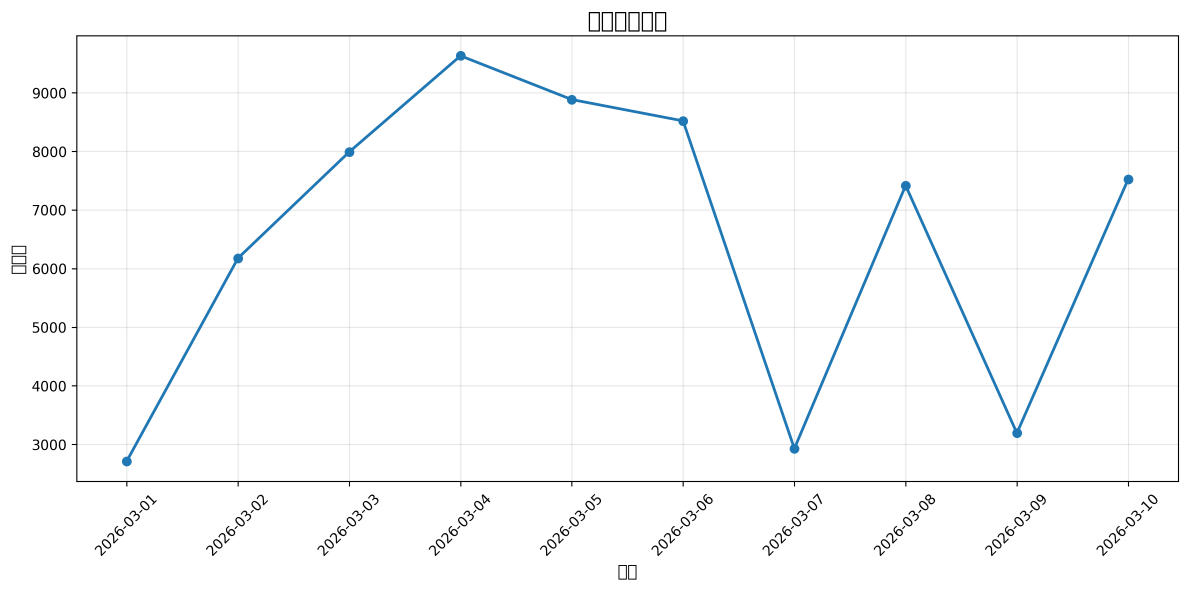
#> input picture sales_analyzer/sales_line_chart.png, 3564 x 1769 px (shown at 1/3 size)
$ python compress_images.py
#> lines starting #> are read from the running program, lines starting #| are printed output that depends on the picture
#!/usr/bin/env python3
"""
压缩图片以适应飞书发送
"""

from PIL import Image
import os

def compress_image(input_path, output_path, quality=85, max_size=(800, 600)):
    """
    压缩图片

    Args:
        input_path: 输入图片路径
        output_path: 输出图片路径
        quality: JPEG质量 (1-100)
        max_size: 最大尺寸 (width, height)
    """
#> called with input_path = 'sales_line_chart.png', output_path = 'sales_line_chart_compressed.png', quality = 80, max_size = (800, 600)
    try:
        with Image.open(input_path) as img:
            # 转换为RGB模式（如果是RGBA）
#> img is the input picture: PIL image 3564x1769 RGBA; mean R, G, B, A 250, 250.7, 251.2, 255
            if img.mode in ('RGBA', 'LA', 'P'):
                # 创建白色背景
                background = Image.new('RGB', img.size, (255, 255, 255))
#> background: PIL image 3564x1769 RGB; every value is 255
                if img.mode == 'P':
                    img = img.convert('RGBA')
                background.paste(img, mask=img.split()[-1] if img.mode == 'RGBA' else None)
                img = background

            # 调整大小
            img.thumbnail(max_size, Image.Resampling.LANCZOS)
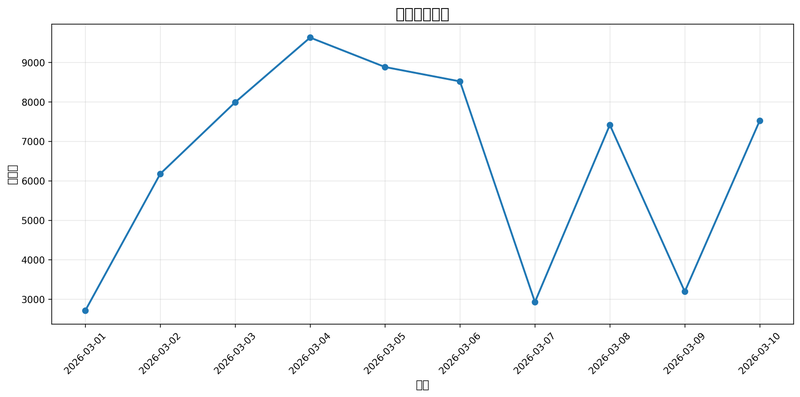
#> img: PIL image 800x397 RGB; mean R, G, B 249.5, 250.3, 250.8

            # 保存压缩后的图片
            img.save(output_path, 'PNG', optimize=True, quality=quality)
            print(f"✅ 压缩完成: {input_path} -> {output_path}")
            print(f"   原始大小: {os.path.getsize(input_path)} bytes")
            print(f"   压缩后: {os.path.getsize(output_path)} bytes")

    except Exception as e:
        print(f"❌ 压缩失败: {e}")

if __name__ == "__main__":
    # 压缩折线图
    compress_image(
        "sales_line_chart.png",
        "sales_line_chart_compressed.png",
        quality=80,
        max_size=(800, 600)
    )

    # 压缩柱状图
    compress_image(
        "sales_bar_chart.png",
        "sales_bar_chart_compressed.png",
        quality=80,
        max_size=(800, 600)
    )
#> call 2 of compress_image, with input_path = 'sales_bar_chart.png', output_path = 'sales_bar_chart_compressed.png', quality = 80, max_size = (800, 600)
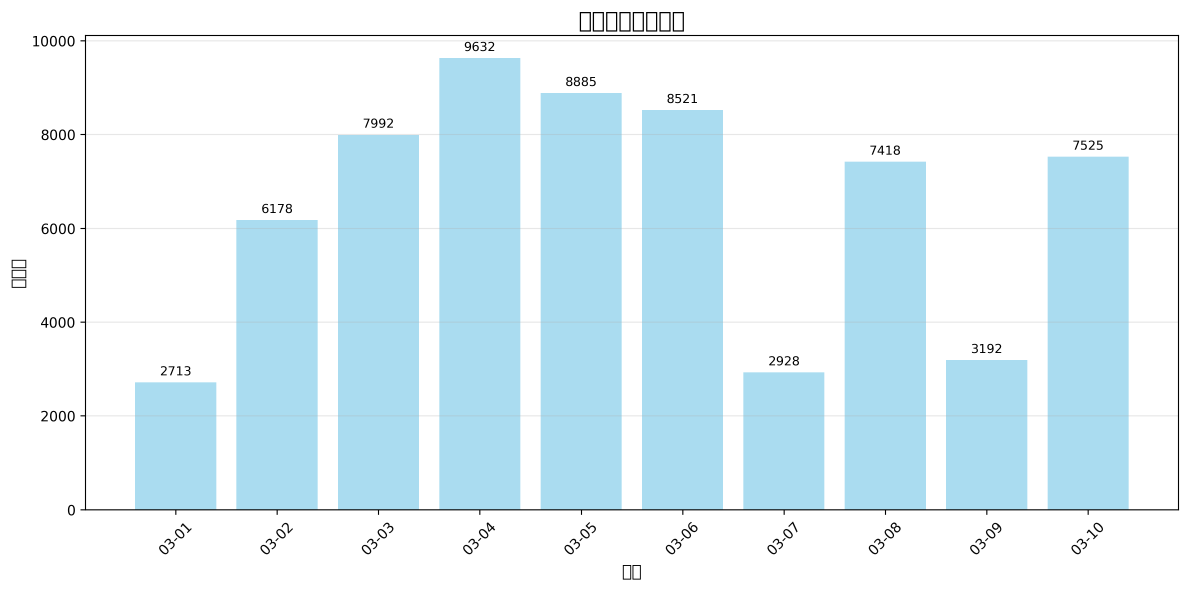
#> input picture sales_analyzer/sales_bar_chart.png, 3564 x 1768 px (shown at 1/3 size)
#> in compress_image, img is the input picture: PIL image 3564x1768 RGBA; mean R, G, B, A 222.3, 239.9, 246.9, 255
#> in compress_image (call 2), `background = Image.new('RGB', img.size, (255, 255, 255))`: background: PIL image 3564x1768 RGB; every value is 255
#> in compress_image (call 2), `img.thumbnail(max_size, Image.Resampling.LANCZOS)`:
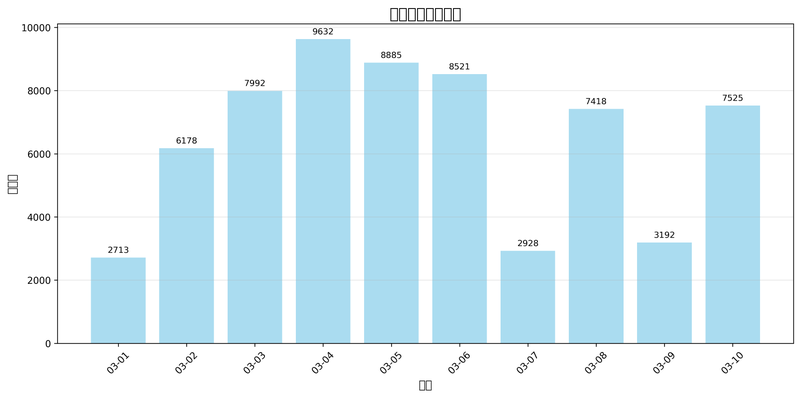
#> img: PIL image 800x397 RGB; mean R, G, B 222.1, 239.7, 246.7
